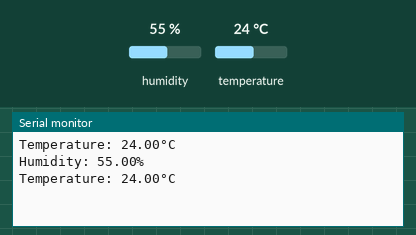
Simulated run of this program. Board: ESP32. On the bench: the last lines printed to the serial monitor. The test bench sets the inputs (shaded band); at power-on: humidity 55 %, temperature 24 °C.

Above: at 2.8 s.
2.9 s: humidity set to 22 %
At 3.8 s:
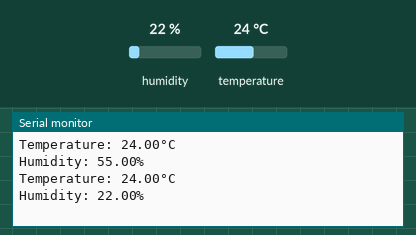
5.6 s: temperature set to 12 °C
At 6.6 s:
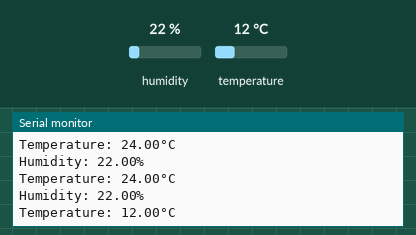
8.3 s: humidity set to 40 %
At 9.8 s:
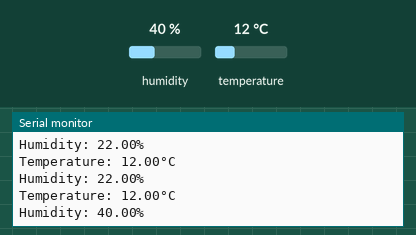
Timing chart, 0 to 11.3 s (numbered marks = the images above; inputs shaded):
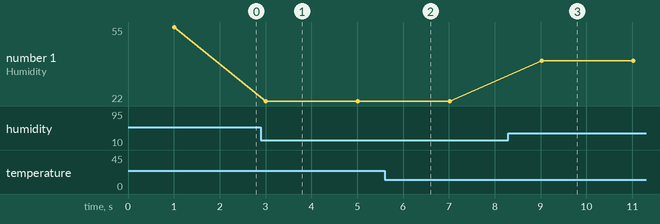

Measured:
- after the input at 2.9 s, the serial monitor: prints a new line after 0.11 s (image 1)
- after the input at 5.6 s, the serial monitor: prints a new line after 0.42 s (image 2)
- after the input at 8.3 s, the serial monitor: prints a new line after 0.72 s (image 3)
- plotted number 1: 55 → 22 after the input at 2.9 s, 22 → 40 after the input at 8.3 s

The program:

main.cpp
```cpp
#include <Arduino.h>
#include <Adafruit_Sensor.h>
#include <DHT.h>
#include <DHT_U.h>

#define DHTTYPE DHT11
#define DHTPIN 4
DHT_Unified dht(DHTPIN,DHTTYPE);

void setup() {
  Serial.begin(115200);
  dht.begin();
}

void loop() {
  sensors_event_t event;
  dht.temperature().getEvent(&event);
  if (isnan(event.temperature))
  {
    Serial.println(F("Error reading temperature!"));
  }else
  {
    Serial.print(F("Temperature: "));
    Serial.print(event.temperature);
    Serial.println(F("°C"));
  }
  delay(1000);
  dht.humidity().getEvent(&event);
  if (isnan(event.relative_humidity))
  {
    Serial.println(F("Humidity: "));
  }else
  {
    Serial.print(F("Humidity: "));
    Serial.print(event.relative_humidity);
    Serial.println(F("%"));
  }
  delay(1000);
}
```
